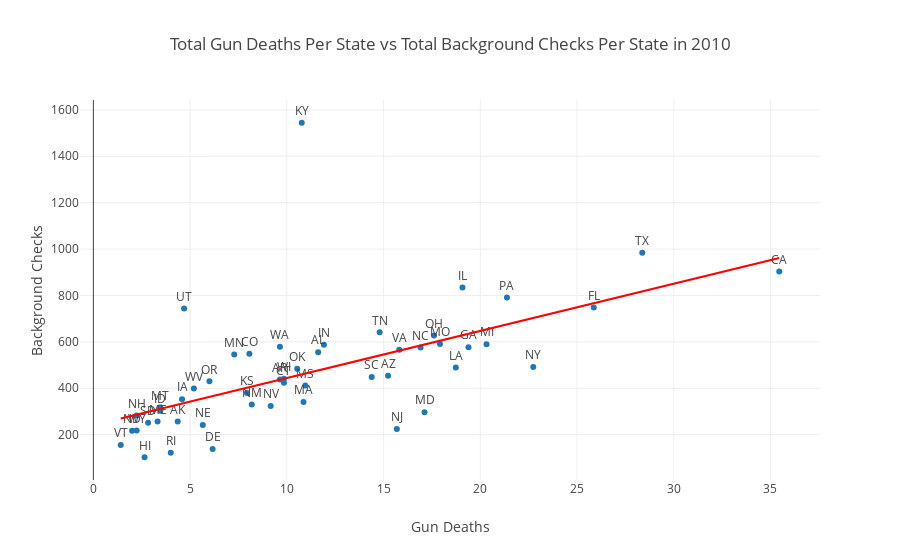

Notebook code for this chart:
### Markdown cell above
In that same vein, let's look at some more data on gun violence by state in comparison with number of background checks performed. Just to be comprehensive, we also pull some additional data on population and gun ownership by state to see which has the highest correlation with rate of gun deaths. The population data comes from the offical [US Census Bureau website](https://www.census.gov/programs-surveys/decennial-census/decade.2010.html) and is compiled nicely here on [this](https://en.wikipedia.org/wiki/Firearm_death_rates_in_the_United_States_by_state) Wikipedia page in Table 3. The gun death data is calculated from the [FBI's Unified Crime Reporting data](https://ucr.fbi.gov/crime-in-the-u.s/2010/crime-in-the-u.s.-2010/tables/10tbl20.xls) from 2010. Gun ownership data was taken from [this study](https://injuryprevention.bmj.com/content/22/3/216.full) done in 2013.

First, let's compare the number of background checks per state to the number of gun deaths in each state. We will exclude any data from the District of Columbia and other US territories and focus on the 50 states for the sake of uniformity and data completeness. First we plot the 50 states as a scatter plot and see that the scale makes it so most states are clumped in the corner and we can't even tell which dot is from which state. Because there are such extreme outliers as KY and CA, we'll take the square root of the data to scale it down a bit.

### Code cell
# Joining data sets and plotting
stateStats = pd.read_csv('state statistics.csv',encoding = 'ISO-8859-1')
abbr_df.rename(columns={'state':'State'}, inplace=True)

# Join table with abbreviations using state name
stats_abbr = pd.merge(abbr_df, stateStats, how='inner', on=['State'])

# Number of background checks per state in 2010
year2010 = BgChecks[BgChecks['year_int'] == 2010]
states2010 = year2010.groupby('state',as_index=False)["totals"].sum()

# Masking the 5 territories the background check data has but the gun death data doesn't
territories = ('District of Columbia', 'Guam', 'Puerto Rico', 'Mariana Islands', 'Virgin Islands')

mask = np.logical_not(states2010.state.isin(territories))
no_terr2010 = states2010[mask]

# Adding the 2010 background checks by state to df
stats_abbr.rename(columns={'State':'state'}, inplace=True)
joinedStateChecks2010 = pd.merge(stats_abbr, no_terr2010, how='inner', on=['state'], right_index=True)
#print(joinedStateChecks2010)

import plotly.plotly as py
import plotly.graph_objs as go
from plotly.offline import download_plotlyjs, init_notebook_mode, plot, iplot

init_notebook_mode(connected=True)

# Plot number of background checks vs gun deaths
trace1 = go.Scatter(
    x=np.sqrt(joinedStateChecks2010['Total Gun Deaths']),
    y=np.sqrt(joinedStateChecks2010['totals']),
    mode='markers+text',
    name='Lines, Markers and Text',
    text=joinedStateChecks2010['Abbreviation'],
    textposition='top center'
)

m,b = np.polyfit(np.sqrt(joinedStateChecks2010['Total Gun Deaths']), np.sqrt(joinedStateChecks2010['totals']), 1)
bestfit_y = ((np.sqrt(joinedStateChecks2010['Total Gun Deaths'])) * m + b)

lineOfBestFit=go.Scatter(
    x=np.sqrt(joinedStateChecks2010['Total Gun Deaths']),
    y=bestfit_y,
    name='Line of best fit',
    line=dict(
        color='red',
    )
)

data = [trace1, lineOfBestFit]

layout= go.Layout(
    title= 'Total Gun Deaths Per State vs Total Background Checks Per State in 2010',
    hovermode= 'closest',
    xaxis= dict(
        title= 'Gun Deaths',
    ),
    yaxis=dict(
        title= 'Background Checks',
    ),
    showlegend= False
)

fig = go.Figure(data=data, layout=layout)
iplot(fig)

### Figure 1 — Plotly figure (JSON) as saved in the notebook; plotly's stock layout.template omitted (floating-point values rounded to 4 significant figures)
{"data": [{"mode": "markers+text", "name": "Lines, Markers and Text", "text": ["AL", "AK", "AZ", "AR", "CA", "CO", "CT", "DE", "FL", "GA", "HI", "ID", "IL", "IN", "IA", "KS", "KY", "LA", "ME", "MD", "MA", "MI", "MN", "MS", "MO", "MT", "NE", "NV", "NH", "NJ", "NM", "NY", "NC", "ND", "OH", "OK", "OR", "PA", "RI", "SC", "SD", "TN", "TX", "UT", "VT", "VA", "WA", "WV", "WI", "WY"], "textposition": "top center", "type": "scatter", "uid": "cdd8ea28-c3d2-4205-bb04-dd0226a4991c", "x": [11.62, 4.359, 15.23, 9.644, 35.45, 8.062, 9.849, 6.164, 25.87, 19.39, 2.646, 3.464, 19.08, 11.92, 4.583, 7.937, 10.77, 18.73, 3.317, 17.12, 10.86, 20.32, 7.28, 10.95, 17.92, 3.464, 5.657, 9.165, 2.236, 15.68, 8.185, 22.74, 16.91, 2, 17.61, 10.54, 6, 21.38, 4, 14.39, 2.828, 14.8, 28.37, 4.69, 1.414, 15.81, 9.644, 5.196, 9.849, 2.236], "y": [555.5, 256.7, 453.9, 437.5, 903.5, 548.5, 423.8, 138.7, 747.9, 577.3, 102.6, 303.4, 833.8, 587.9, 353.2, 379.7, 1545.0, 489.1, 256.9, 296.9, 340.4, 590.1, 545.3, 412.2, 591.3, 318.0, 241.4, 323.7, 282.7, 224.8, 330.3, 491.4, 575.9, 217.0, 627.1, 483.6, 429.9, 791.6, 121.8, 449.0, 251.3, 641.1, 983.9, 743.7, 155.8, 566.4, 579.1, 399.4, 441.4, 218.4]}, {"line": {"color": "red"}, "name": "Line of best fit", "type": "scatter", "uid": "3e017b47-0158-4697-9c36-6949dfa82f30", "x": [11.62, 4.359, 15.23, 9.644, 35.45, 8.062, 9.849, 6.164, 25.87, 19.39, 2.646, 3.464, 19.08, 11.92, 4.583, 7.937, 10.77, 18.73, 3.317, 17.12, 10.86, 20.32, 7.28, 10.95, 17.92, 3.464, 5.657, 9.165, 2.236, 15.68, 8.185, 22.74, 16.91, 2, 17.61, 10.54, 6, 21.38, 4, 14.39, 2.828, 14.8, 28.37, 4.69, 1.414, 15.81, 9.644, 5.196, 9.849, 2.236], "y": [476.7, 329.1, 550.2, 436.6, 961.3, 404.4, 440.7, 365.8, 766.4, 634.7, 294.3, 310.9, 628.4, 482.8, 333.7, 401.9, 459.5, 621.4, 307.9, 588.5, 461.4, 653.7, 388.5, 463.2, 604.8, 310.9, 355.5, 426.8, 286.0, 559.4, 406.9, 702.8, 584.3, 281.2, 598.5, 454.7, 362.5, 675.1, 321.8, 533.0, 298.0, 541.4, 817.3, 335.9, 269.3, 562.0, 436.6, 346.1, 440.7, 286.0]}], "layout": {"hovermode": "closest", "showlegend": false, "title": {"text": "Total Gun Deaths Per State vs Total Background Checks Per State in 2010"}, "xaxis": {"title": {"text": "Gun Deaths"}}, "yaxis": {"title": {"text": "Background Checks"}}}}
